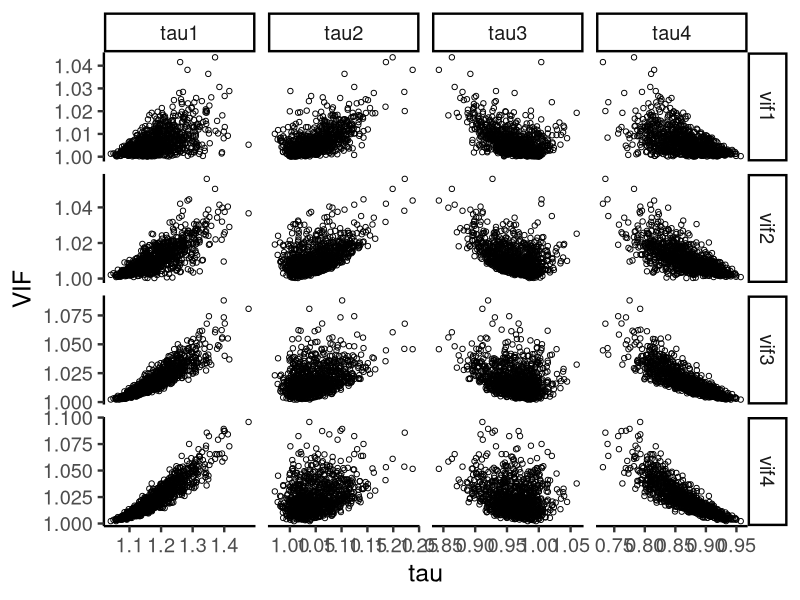
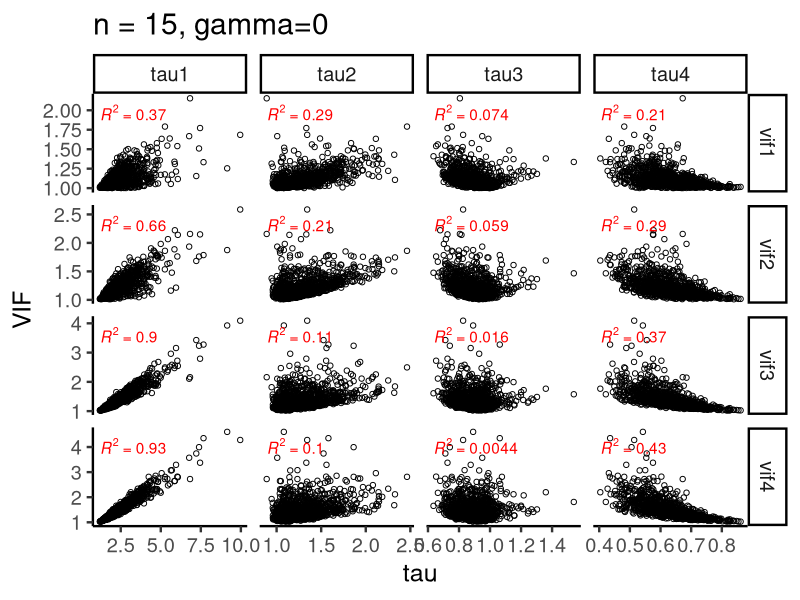
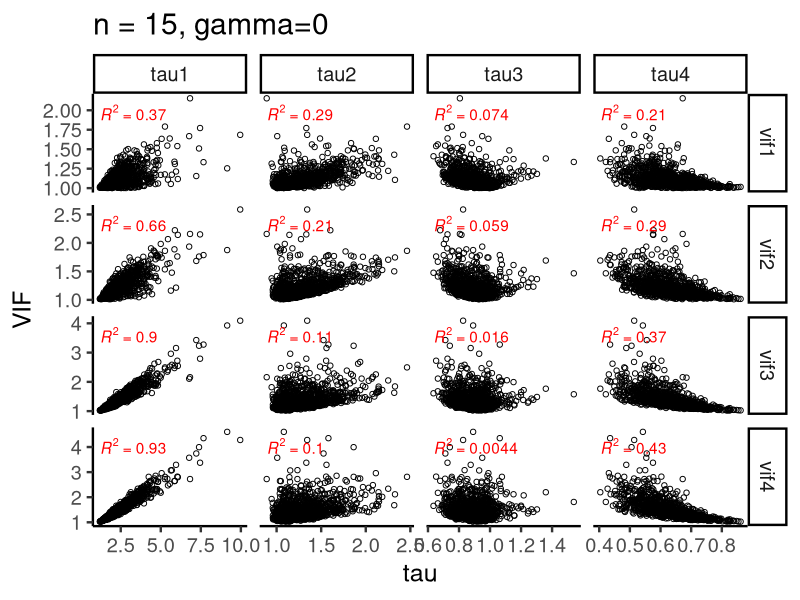
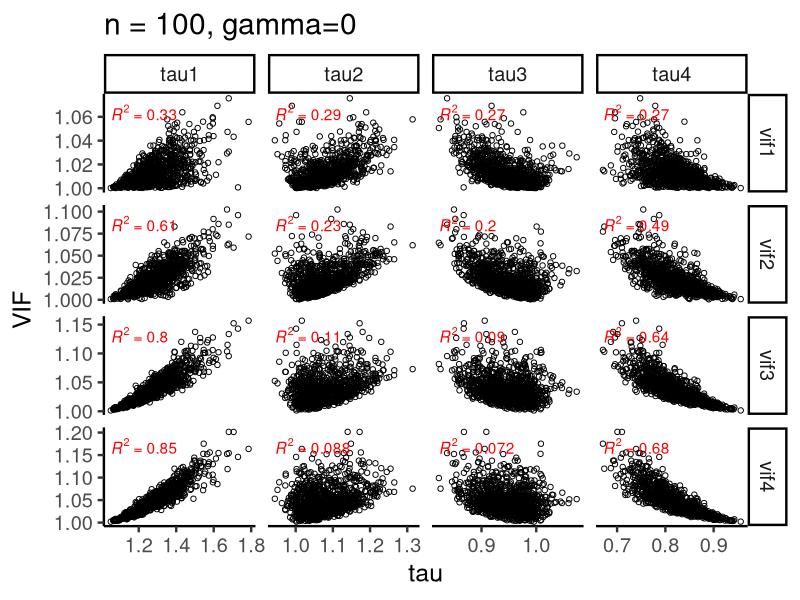
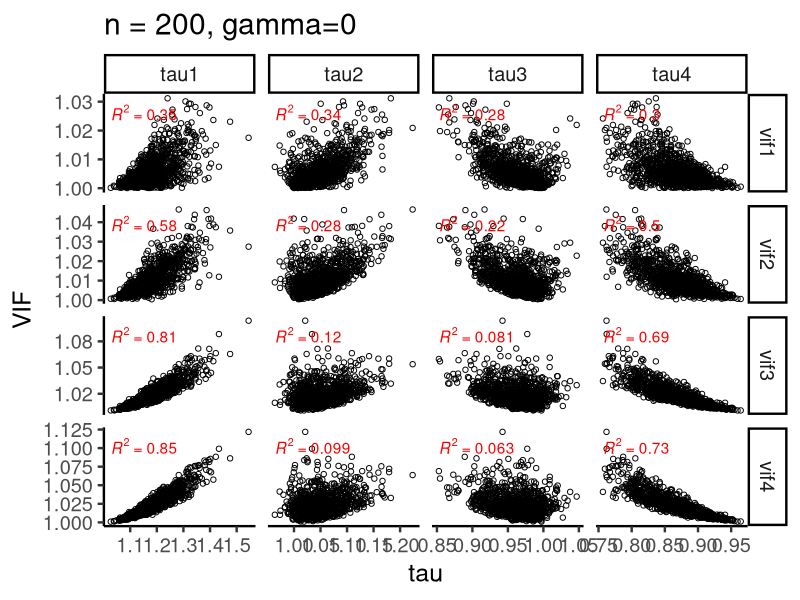
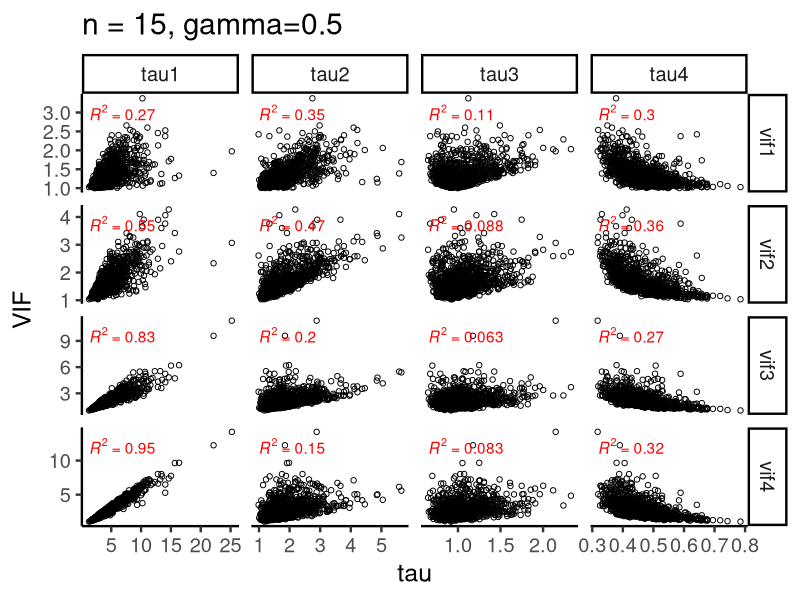
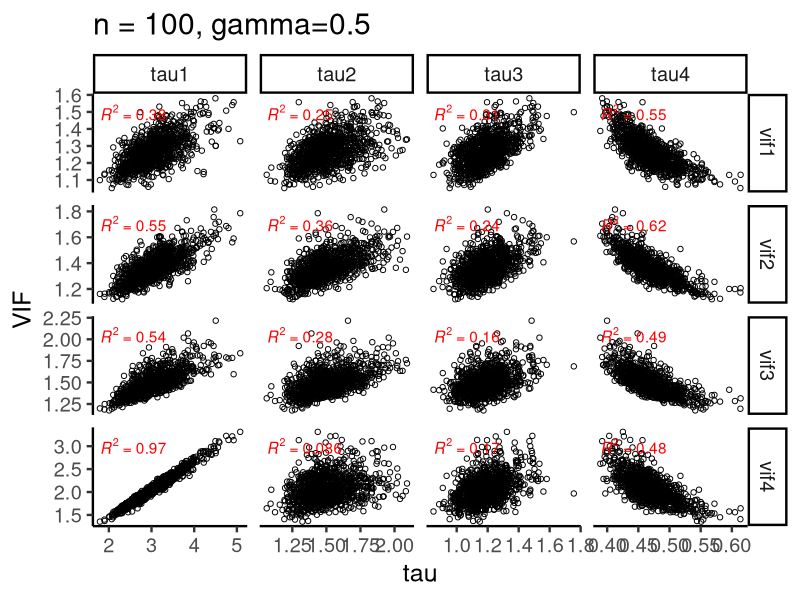
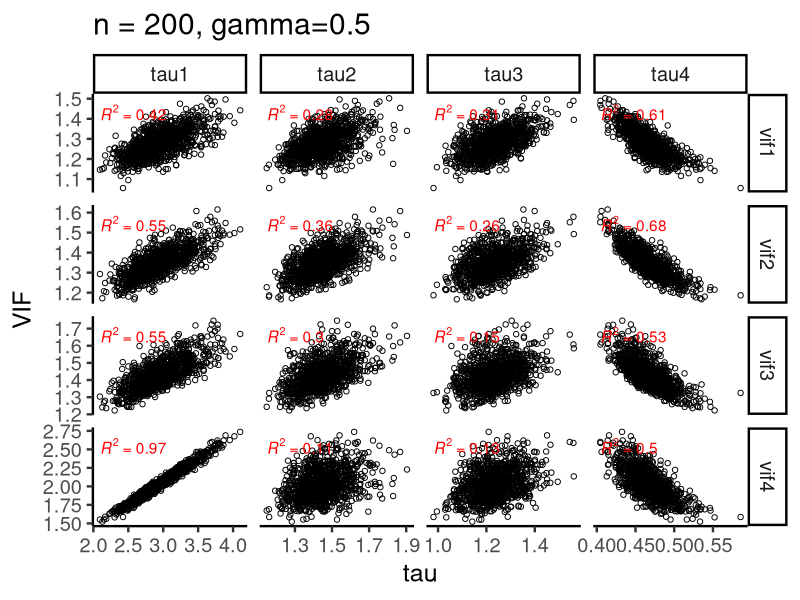

These figures' R source, in order:
## ---- chunk 1
library(tidyverse)

theme_set(theme_classic(18) +
            theme(legend.position = "bottom"))
## ---- chunk 2
sim = function(n, gamma){
  nExp = 1000
  p = 4
  
  taudf = matrix(0, nrow = nExp, ncol = p)
  vifdf = matrix(0, nrow = nExp, ncol = p)
  
  for (l in 1:nExp){
    w = matrix(rnorm(p*n,10,100),n,p)
    x = sqrt(1-gamma^2)*w + gamma*w[,p]
    z = apply(x, 2, function(col){
      # res = (col - mean(col))/sd(col)
      tmp = col - mean(col)
      res = tmp/sqrt(sum(tmp^2))
      return(res)
    })
    apply(z, 2, mean)
    apply(z, 2, var)
    ztz_inv = solve(t(z) %*% z)
    (vif = diag(ztz_inv))
    svd_obj = svd(ztz_inv)
    (taus = svd_obj$d)
    (svd_obj$u^2 %*% taus) ## Equal to vif by theory
    
    taudf[l,] = taus
    vifdf[l,] = sort(vif)
  }
  
  # result = list(
  #   v1 = v1, 
  #   vif1 = vif1
  # )
  
  colnames(taudf) = paste0("tau", 1:p)
  rownames(taudf) = paste0("exp", 1:nExp)
  
  colnames(vifdf) = paste0("vif", 1:p)
  rownames(vifdf) = paste0("exp", 1:nExp)
  
  taudf_long = reshape2::melt(taudf, varnames = c("exp_num", "tau_type"), value.name = "tau_value") %>% tibble::as_tibble()
  vifdf_long = reshape2::melt(vifdf, varnames = c("exp_num", "vif_type"), value.name = "vif_value") %>% tibble::as_tibble()
  
  taudf_nest = taudf_long %>% group_by(exp_num) %>% tidyr::nest()
  vifdf_nest = vifdf_long %>% group_by(exp_num) %>% tidyr::nest()
  
  result = inner_join(taudf_nest, vifdf_nest, by = "exp_num") %>% 
    unnest(data.x, .drop = FALSE) %>% 
    unnest(data.y, .drop = FALSE)
  
  return(result)
}
## ---- chunk 3
set.seed(1)
tmp = sim(n = 200, gamma = 0)

tmp %>% 
  ggplot(aes(x = tau_value, 
             y = vif_value)) +
  geom_point(shape = 1) +
  facet_grid(vif_type ~ tau_type, scales = "free") +
  labs(x = "tau", 
       y = "VIF")
## ---- chunk 4
plotdf_nest = expand.grid(
  n = c(15, 100, 200), 
  gamma = c(0, 0.5, 0.95)) %>% 
  as_tibble() %>% 
  dplyr::mutate(
    sim_results = purrr::map2(
      .x = n, .y = gamma, 
      .f = ~sim(n = .x, gamma = .y))
  )

plotdf_nest

library(ggpubr)

plot_sim = function(n, gamma, data){
  res = ggplot(data = data, 
         aes(x = tau_value, 
             y = vif_value)) +
    geom_point(shape = 1) +
    stat_cor(aes(label = paste(..rr.label.., sep = "~`,`~")), colour = "red") +
    facet_grid(vif_type ~ tau_type, scales = "free") +
    labs(x = "tau", y = "VIF", 
         title = paste0("n = ", n, ", ", expression(gamma), "=", gamma))
  return(res)
}

plot_sim(n = 15, gamma = 0, data = plotdf_nest$sim_results[[1]])



plotdf_plots = plotdf_nest %>% 
  dplyr::mutate(
    sim_plot = purrr::pmap(.l = list(data = sim_results, n = n, gamma = gamma), 
                           .f = plot_sim)
  )

purrr::map(
  .x = seq_len(nrow(plotdf_plots)), 
  .f = ~ ggsave(plot = plotdf_plots$sim_plot[[.x]], 
                filename = paste0("figures/Fig1_n=", plotdf_plots$n[.x],
                                  "_gamma=", str_replace(plotdf_plots$gamma[.x], "[.]", ""), ".png"),
                height = 5,
                width = 9)

)
# plotdf_unnest = plotdf_nest %>% tidyr::unnest()
# 
# plotdf_unnest %>% 
#   ggplot(aes(x = tau_value, 
#              y = vif_value)) +
#   geom_point(shape = 1, alpha = 0.1) +
#   facet_grid(vif_type ~ tau_type, scales = "free")
## ---- chunk 5
sessionInfo()
